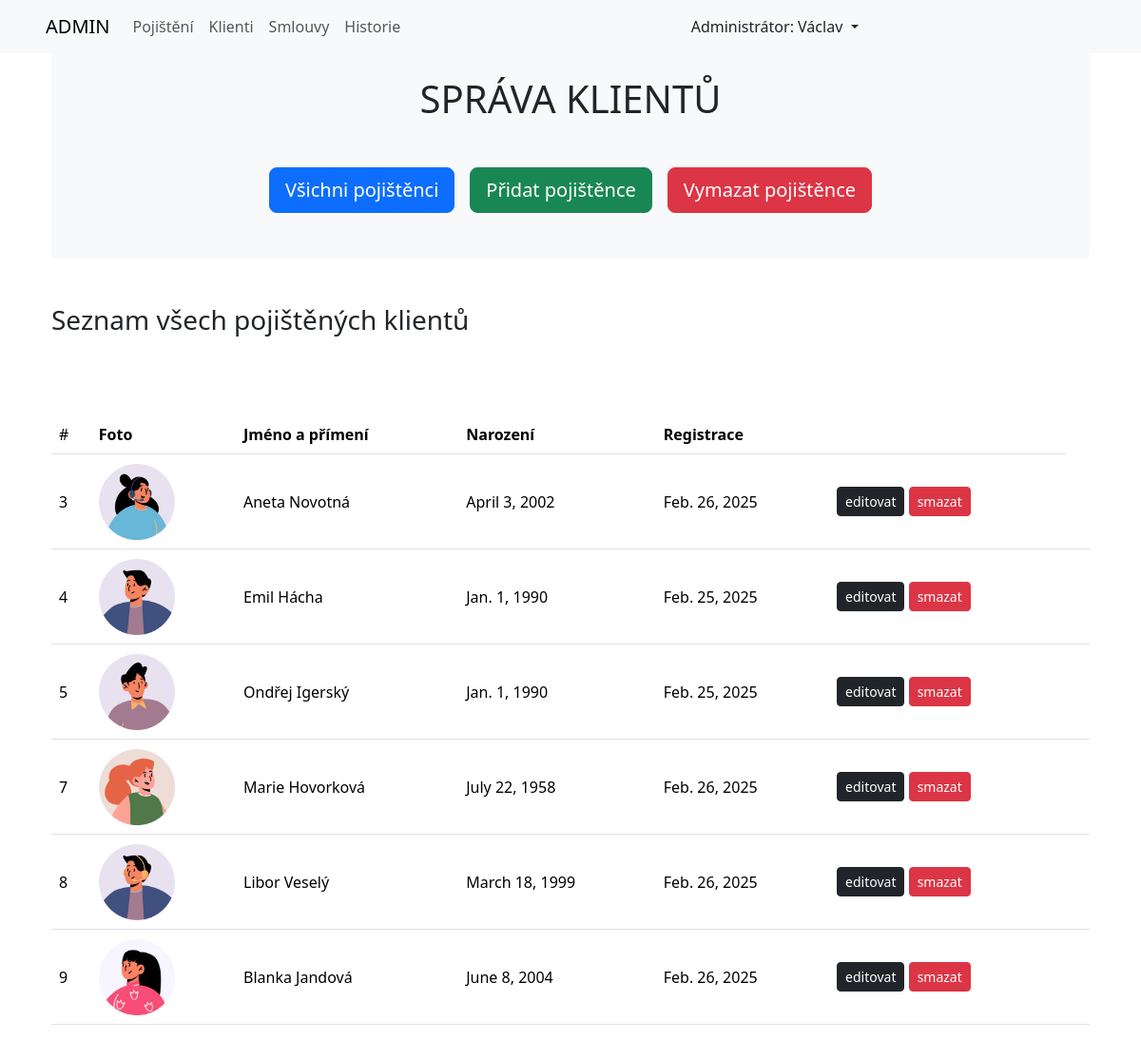
The page /klienti on the database as committed earlier.
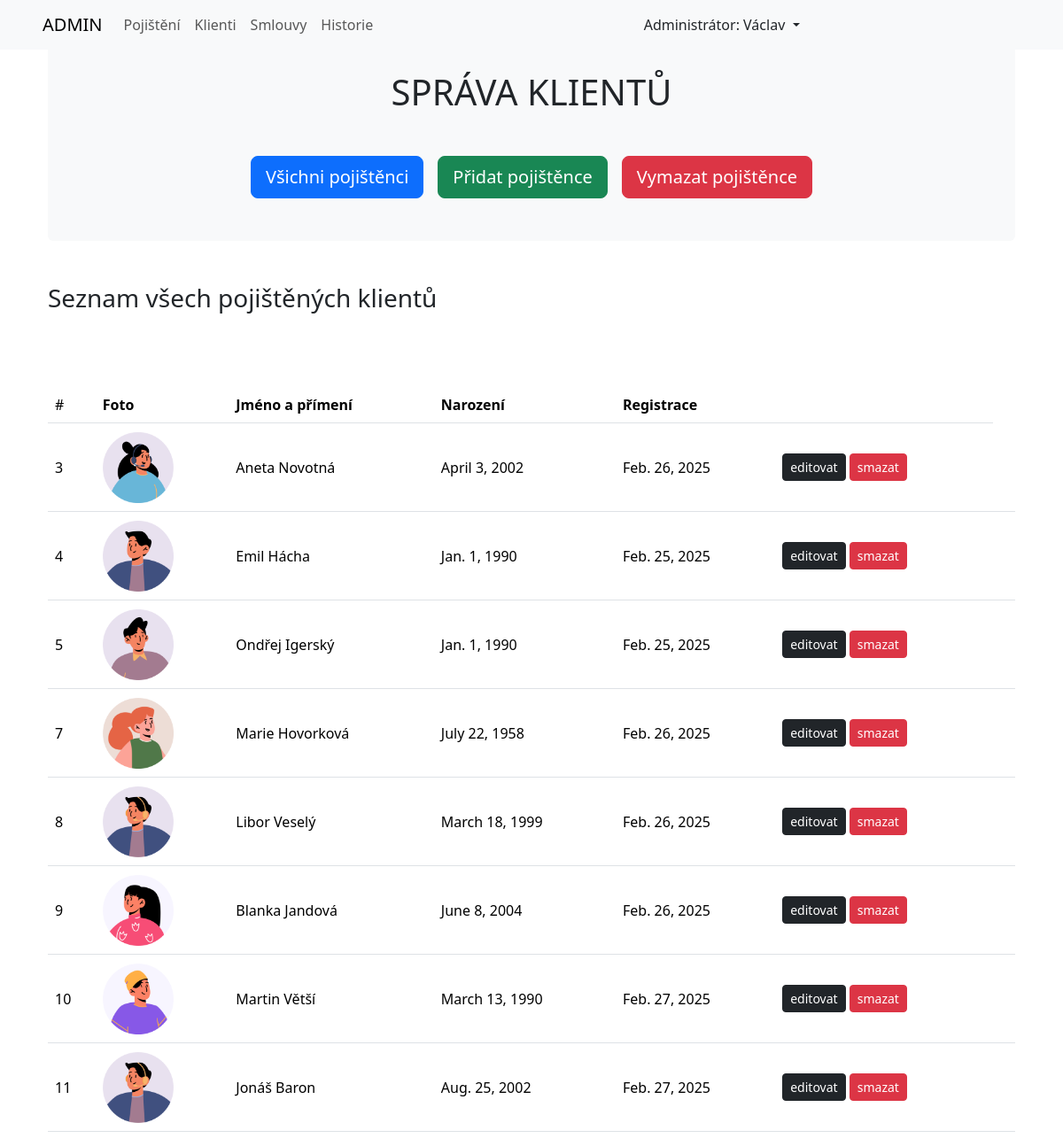
The same page on the database as committed later.
### pojistenci_app/models.py (models this page shows, shortened)
class Pojistenci(models.Model):
    jmeno = models.CharField(max_length=40, verbose_name="Jméno")
    prijmeni = models.CharField(max_length=40, verbose_name="Příjmení")
    je_muz = models.BooleanField(default=True)
    narozeni = models.DateField(verbose_name="Datum narození")
    foto = models.CharField(
        max_length=60, verbose_name="Název obrázku")
    datum_registrace = models.DateField(auto_now=True)
    class Meta:
        verbose_name = "Pojištěnec"
        verbose_name_plural = "Pojištěnci"

### pojistenci_app/views.py (the view)
# urls.py: path('klienti', views.klienti, name="klienti"),
def klienti(request):
    vsichni_klienti = Pojistenci.objects.all()
    return render(request, 'pojistenci_app/klienti.html', {'klienti': vsichni_klienti})

### pojistenci_app/templates/pojistenci_app/klienti.html (shortened to what this page needs)
{% extends "base.html" %}
{% load static %}
{% block styles %}
    <link rel="stylesheet" href={% static "pojistenci_app/klienti.css" %}>
{% endblock styles %}
{% block content %}
    <div class="container-md">
        <h1 class="text-center pt-4 bg-light mb-0">SPRÁVA KLIENTŮ</h1>
        <div class="bg-light p-5 mb-5 d-flex gap-3 justify-content-center rounded-bottom">
            <a class="btn btn-primary btn-lg" href={% url "klienti" %}>Všichni pojištěnci</a>
            <a class="btn btn-success btn-lg" href={% url "pridat_pojistence" %}>Přidat pojištěnce</a>
            <a class="btn btn-danger btn-lg" href={% url "vymazat_pojistence" %}>Vymazat pojištěnce</a>
        </div>
        {% if pridat or editovat or vymazat %}
            {% block form %}
            {% endblock form %}
        {% else %}
        <h3 class="mb-4">Seznam všech pojištěných klientů</h3>
        <table class="table table-hover" id="vsichni_klienti">
            <thead>
            <tr>
                <td scope="col">#</td>
                <th scope="col">Foto</th>
                <th scope="col">Jméno a přímení</th>
                <th scope="col">Narození</th>
                <th scope="col">Registrace</th>
                <th></th>
            </tr>
            </thead>
            <tbody>
            {% for klient in klienti %}
            <tr onclick="window.location.href='{% url "detail_pojistence" klient.id %}';"
                style="cursor:pointer; vertical-align: middle;">
                <td scope="row">{{ klient.id }}</td>
                <td><img src={% static "/pojistenci_app/pictures/"|add:klient.foto %} width="80"></td>
                <td>{{ klient.jmeno }} {{ klient.prijmeni }}</td>
                <td>{{ klient.narozeni }}</td>
                <td>{{ klient.datum_registrace }}</td>
                <td>
                    <a class="btn btn-dark btn-sm" href={% url "editovat_pojistence" klient.id %}>editovat</a>
                    <a class="btn btn-danger btn-sm" href={% url "vymazat_pojistence_id" klient.id %}>smazat</a>
                <td>
            </tr>
            {% endfor %}
            </tbody>
        </table>
        {% endif %}
    </div>
{% endblock content %}

### templates/base.html (shortened to what this page needs)
{% load django_bootstrap5 %}
<!DOCTYPE html>
<html lang="cs">
  <head>
    {% block styles %}{% endblock styles %}
    {% bootstrap_css %}
  </head>
  <body>
    <header>
        {% include "includes/navbar.html" %}
    </header>
    <div class="container-md">
    {% block content %}
    {% endblock content %}
    </div>
  </body>
</html>

### templates/includes/navbar.html (shortened to what this page needs)
<nav class="navbar navbar-expand-lg bg-light">
  <a class="navbar-brand ms-5" href="#">ADMIN</a>
  <div class="collapse navbar-collapse" id="navbarNavDropdown">
    <ul class="navbar-nav">
      <li class="nav-item active">
        <a class="nav-link" href={% url 'pojisteni' %}
          >Pojištění</a
        >
      </li>
      <li class="nav-item">
        <a class="nav-link" href={% url 'klienti' %}>Klienti</a>
      </li>
      <li class="nav-item">
        <a class="nav-link" href={% url 'smlouvy' %}>Smlouvy</a>
      </li>
      <li class="nav-item">
        <a class="nav-link" href={% url 'historie' %}>Historie</a>
      </li>
    </ul>
    <div class="nav-item dropdown m-auto">
      <a
        class="nav-link dropdown-toggle"
        href="#"
        id="navbarDropdownMenuLink"
        data-bs-toggle="dropdown"
        aria-haspopup="true"
        aria-expanded="false"
      >
        Administrátor: Václav
      </a>
    </div>
  </div>
</nav>

### pojistenci_app/static/pojistenci_app/klienti.css (style rules this page uses)
#vsichni_klienti tr { height: 100px; }

Rows that differ between the two databases and show on the page:
added Pojistenci: id "10", foto (picture), jmeno "Martin", prijmeni "Větší", narozeni "March 13, 1990", datum_registrace "Feb. 27, 2025"
added Pojistenci: id "11", foto (picture), jmeno "Jonáš", prijmeni "Baron", narozeni "Aug. 25, 2002", datum_registrace "Feb. 27, 2025"
